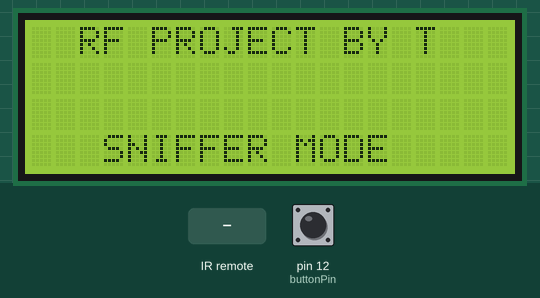
The sketch below on a simulated Arduino Uno, built with avr-gcc and run on an emulated ATmega328P. On the bench: 20×4 character LCD. The inputs (shaded band) are chosen by the test bench; at power-on: pin 12 (buttonPin) HIGH. EEPROM starts erased.

Above: at 4.7 s.
4.8 s: pin 12 (buttonPin) pulled LOW for 0.15 s
At 5.8 s:
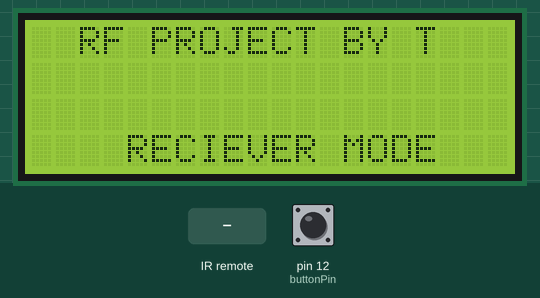
6.4 s: infrared code 0xFF received
At 6.8 s:
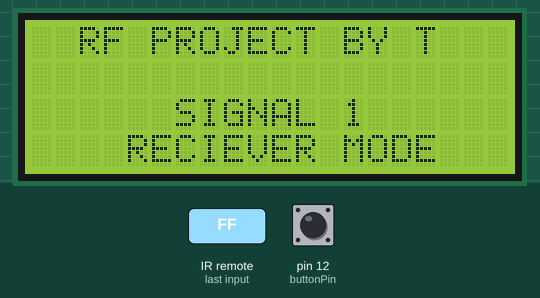
7.9 s: pin 12 (buttonPin) pulled LOW for 1 s
At 8.4 s:
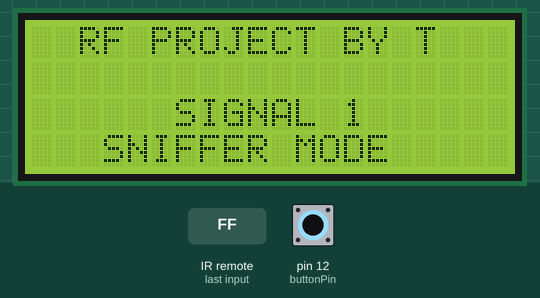
10.4 s: infrared code 0xFF received
At 11.5 s:
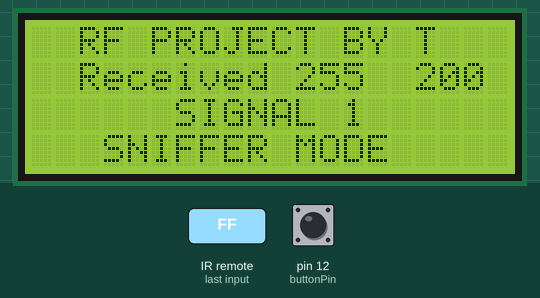
11.9 s: pin 12 (buttonPin) pulled LOW for 0.15 s
At 12.3 s:
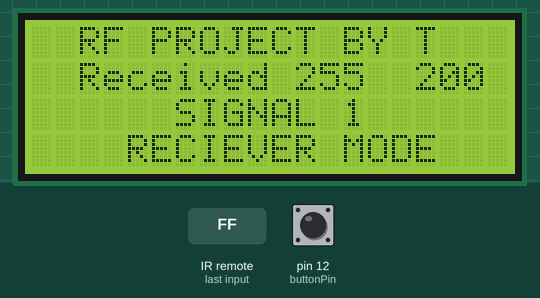
13.5 s: pin 12 (buttonPin) pulled LOW for 3.2 s
At 15.0 s:
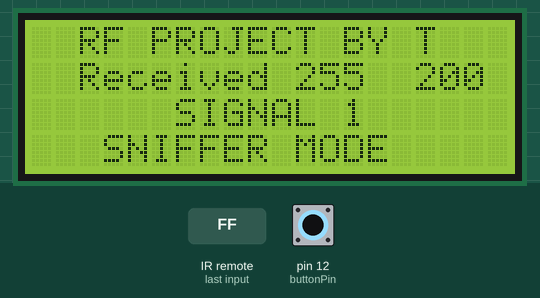
Timing chart, 0 to 16.5 s (numbered marks = the images above; inputs shaded):
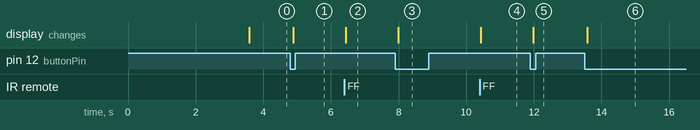

Measured:
- after the input at 4.8 s, the display: changes after 0.08 s (image 1)
- after the input at 6.4 s, the display: changes at once (image 2)
- after the input at 7.9 s, the display: changes after 0.09 s (image 3)
- after the input at 10.4 s, the display: changes at once (image 4)
- after the input at 11.9 s, the display: changes after 0.08 s (image 5)
- after the input at 13.5 s, the display: changes after 0.09 s (image 6)

The sketch:

rf_final.ino.ino
```cpp
#define MAX_SLOTS 4
#define COUNT_ADDR 0      // EEPROM address to store count
#define DATA_ADDR_START 1 // EEPROM address where data starts
#include <RCSwitch.h>
#include <LiquidCrystal_I2C.h>
#include <EEPROM.h>

RCSwitch mySwitch = RCSwitch();
LiquidCrystal_I2C lcd(0x27, 20,4);
int address = 0;

const int buttonPin = 12;
int modeCount = 0;
bool lastButtonState = HIGH;
unsigned long lastDebounceTime = 0;
const unsigned long debounceDelay1 = 50;

unsigned long lastReceivedTime = 0;
const unsigned long debounceDelay = 1500;  // ms
unsigned long lastReceivedValue = 0;

static int slotIndex = 0;

void setup() {
  clearEEPROM();
  address = EEPROM.read(COUNT_ADDR);
  if (address == 0xFF) {
    address = 0;
    EEPROM.write(COUNT_ADDR, 0);  // Initialize EEPROM count to 0
  }

  lcd.init();
  lcd.backlight();
  lcd.print("  RF PROJECT BY T  ");
  pinMode(buttonPin, INPUT_PULLUP);
  lastButtonState = digitalRead(buttonPin);
  Serial.begin(9600);
  mySwitch.enableReceive(0);  // Interrupt 0 = digital pin 2 on Uno
}

bool inEEPROM (unsigned long val) {
  byte count = EEPROM.read(COUNT_ADDR);

  for(int i = 0; i < count; i++) {
    byte readback;
    unsigned long storedVal;
    EEPROM.get(DATA_ADDR_START + i * sizeof(unsigned long), storedVal);
    if (storedVal == val) return true;
  }
  return false;
}

void clearEEPROM() {
  for (int i = 0; i < EEPROM.length(); i++) {
    EEPROM.write(i, 0xFF);  // Or 0x00 if you prefer
  }
}

void loop() {
  int reading = digitalRead(buttonPin);
  if (reading != lastButtonState) {
    lastDebounceTime = millis();
  }
  if ((millis() - lastDebounceTime) > debounceDelay1) {
    static bool buttonState = HIGH;
    if (reading != buttonState) {
      buttonState = reading;
      if (buttonState == LOW) {
        modeCount++;
      }
    }
  }
  lastButtonState = reading;

  if (modeCount % 2 == 0) {
    lcd.setCursor(0, 3);
    lcd.print("   SNIFFER MODE    ");
    if(mySwitch.available()) {
      if (mySwitch.available()) {
      unsigned long receivedValue = mySwitch.getReceivedValue();
      unsigned long now = millis();
        // Process only if new code or enough time has passed since last same code
        if (receivedValue != lastReceivedValue || (now - lastReceivedTime) > debounceDelay) {
          lastReceivedValue = receivedValue;
          lastReceivedTime = now;
            String message = "  Received " + String(receivedValue) + "  ";
            message += String(' ', 20 - message.length()); // Pad with spaces to fill entire line
            lcd.setCursor(0, 0);

            float normalized = (float)receivedValue / 2149714.0;
            byte result = normalized * 255;

            if(address < MAX_SLOTS && !inEEPROM(result)) {
              EEPROM.put(DATA_ADDR_START + address * sizeof(unsigned long), result);
              address++;
              EEPROM.update(COUNT_ADDR, address);
            }
            else if (inEEPROM(result)) {
              lcd.setCursor(0, 2);
              lcd.print("    EEPROM DUPE         ");
            }
            else {
              lcd.setCursor(0, 2);
              lcd.print("    EEPROM FULL         ");
            }

            lcd.setCursor(0, 1);  // Top-left of LCD
            lcd.print(message);
            }
            mySwitch.resetAvailable();
        }
      }
    }
    else {
      lcd.setCursor(0, 3);
      lcd.print("    RECIEVER MODE    ");
      if(mySwitch.available()) {
        unsigned long receivedSignal = mySwitch.getReceivedValue();

        if (slotIndex < MAX_SLOTS) {
          EEPROM.put(slotIndex * sizeof(unsigned long), receivedSignal);
          slotIndex++;
        }
        for (int i = 0; i < MAX_SLOTS; i++) {
          unsigned long storedSignal;
          EEPROM.get(i * sizeof(unsigned long), storedSignal);

          if (receivedSignal == storedSignal) {
              lcd.setCursor(0, 2);
              if (i == 0) {
                  lcd.print("      SIGNAL 1      ");
              } else if (i == 1) {
                  lcd.print("      SIGNAL 2      ");
              } else if (i == 2) {
                  lcd.print("      SIGNAL 3      ");
              }
          }
      }
      mySwitch.resetAvailable();
    }
  }
}
```
